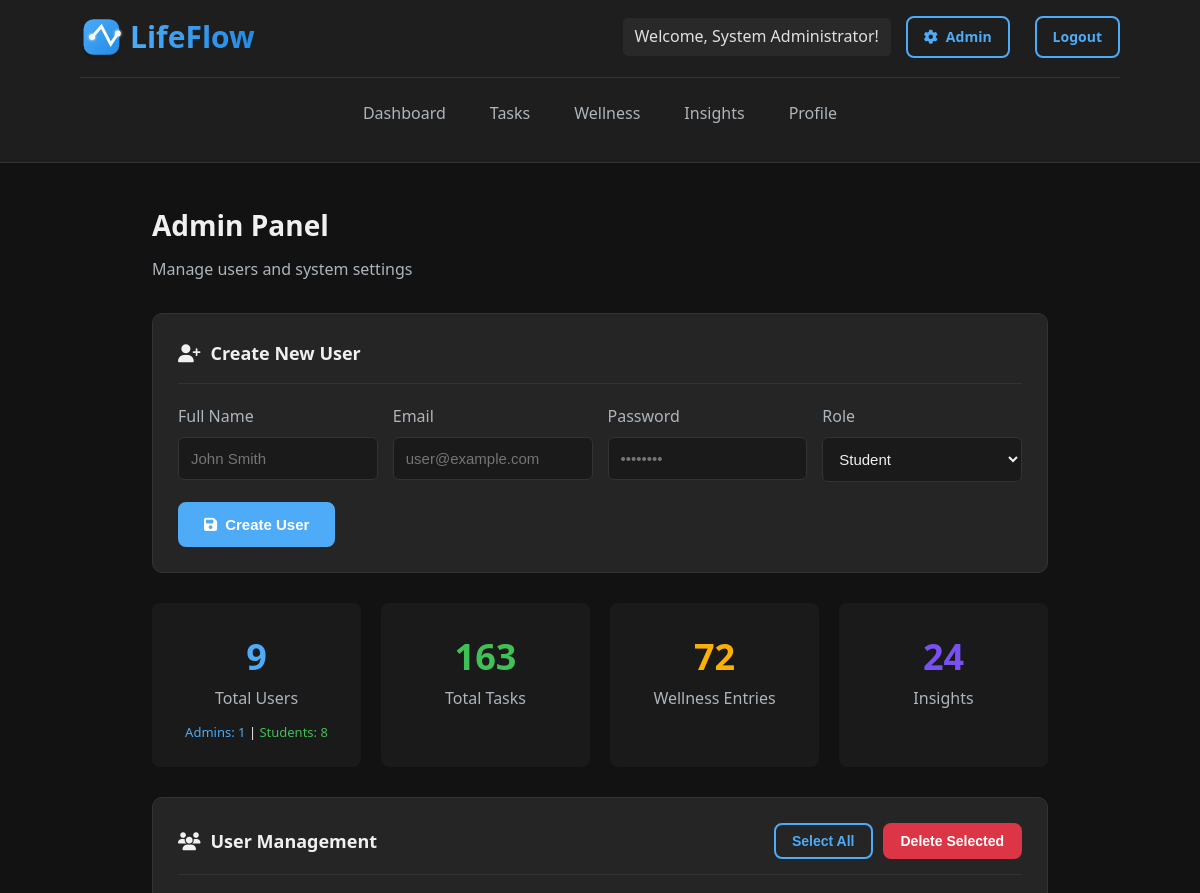
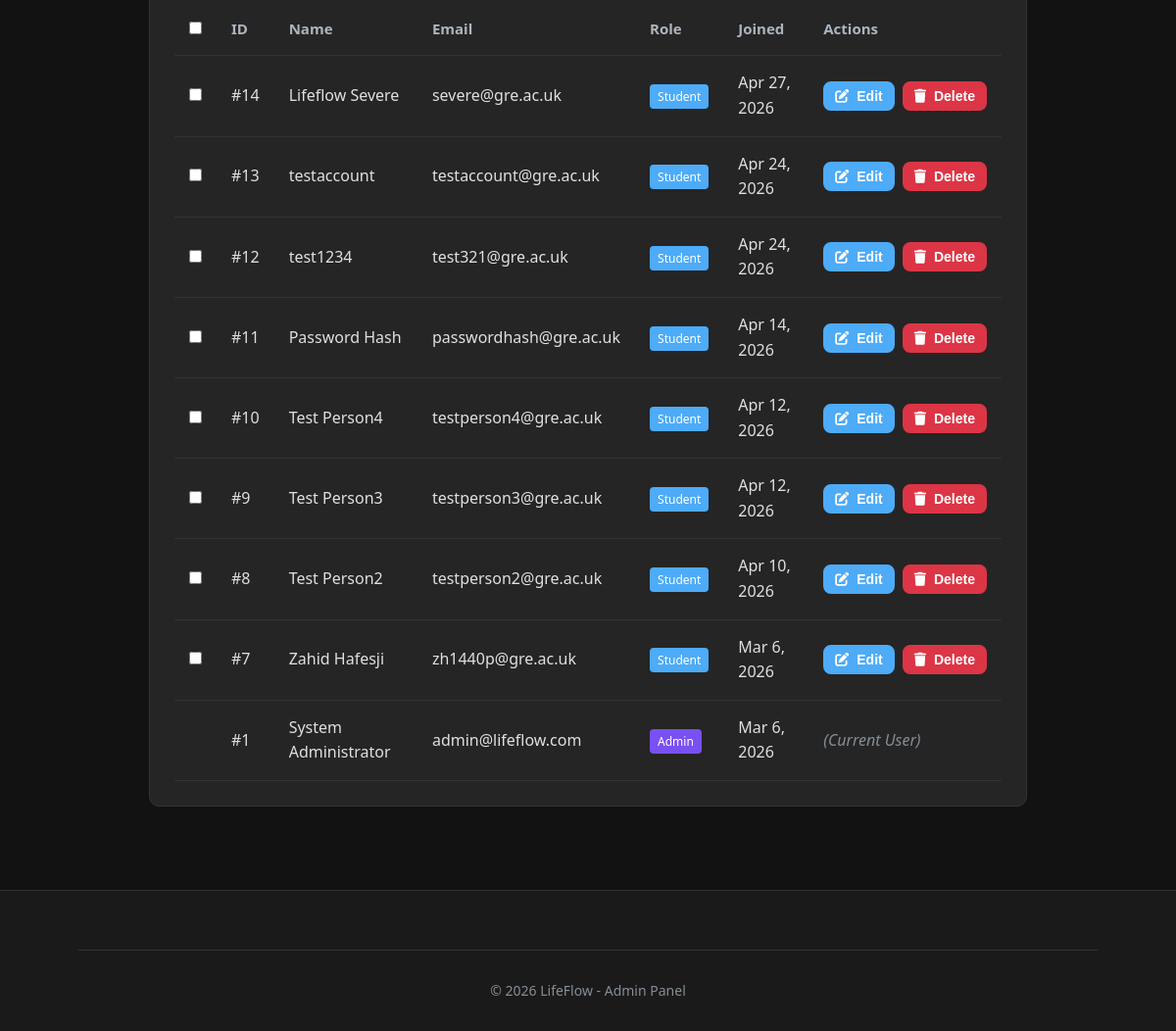
/admin.php (signed in), run on the app's committed database (2 pictures, top to bottom).
### tables this page shows
CREATE TABLE `users` (`user_id`, `full_name`, `email`, `password_hash`, `role`, `created_at`, `updated_at`);

### admin.php (called while the page is built, shortened)
<?php
require_once 'includes/session.php';
$stmt = $pdo->query("SELECT * FROM users ORDER BY created_at DESC");
$users = $stmt->fetchAll();
$totalUsers = count($users);
$adminCount = count(array_filter($users, function($u) { return $u['role'] === 'admin'; }));
$studentCount = $totalUsers - $adminCount;
$stmt = $pdo->query("SELECT COUNT(*) as count FROM tasks");
$totalTasks = $stmt->fetch()['count'];
$stmt = $pdo->query("SELECT COUNT(*) as count FROM wellness_entries");
$totalWellness = $stmt->fetch()['count'];
$stmt = $pdo->query("SELECT COUNT(*) as count FROM correlation_insights");
$totalInsights = $stmt->fetch()['count'];
include 'templates/dashboard-header.php';
include 'templates/admin-content.php';
include 'templates/dashboard-footer.php';
?>

### templates/admin-content.php (the view, shortened to what this page needs)
<div class="container">
    <h2>Admin Panel</h2>
    <p style="color:#adb5bd; margin-bottom:30px;">Manage users and system settings</p>
    <div class="card" style="margin-bottom: 30px;">
        <div class="card-header">
            <h3 class="card-title"><i class="fas fa-user-plus"></i> Create New User</h3>
        </div>
        <form method="POST" action="admin.php">
            <div style="display: grid; grid-template-columns: repeat(4, 1fr); gap: 15px;">
                <div>
                    <label style="display: block; margin-bottom: 8px; color: #adb5bd;">Full Name</label>
                    <input type="text" name="new_full_name" class="form-input" placeholder="John Smith" required>
                </div>
                <div>
                    <label style="display: block; margin-bottom: 8px; color: #adb5bd;">Email</label>
                    <input type="email" name="new_email" class="form-input" placeholder="user@example.com" required>
                </div>
                <div>
                    <label style="display: block; margin-bottom: 8px; color: #adb5bd;">Password</label>
                    <input type="password" name="new_password" class="form-input" placeholder="••••••••" required>
                </div>
                <div>
                    <label style="display: block; margin-bottom: 8px; color: #adb5bd;">Role</label>
                    <select name="new_role" class="form-input">
                        <option value="student">Student</option>
                    </select>
                </div>
            </div>
            <button type="submit" name="create_user" class="btn btn-primary" style="margin-top: 20px;">
                <i class="fas fa-save"></i> Create User
            </button>
        </form>
    </div>
    <div style="display: grid; grid-template-columns: repeat(4, 1fr); gap: 20px; margin-bottom: 30px;">
        <div style="background: #1a1a1a; padding: 25px; border-radius: 8px; text-align: center;">
            <div style="font-size: 36px; color: #4dabf7; font-weight: bold;"><?php echo $totalUsers ?? 0; ?></div>
            <div style="color: #adb5bd;">Total Users</div>
            <div style="margin-top: 10px; font-size: 13px;">
                <span style="color: #4dabf7;">Admins: <?php echo $adminCount ?? 0; ?></span> |
                <span style="color: #40c057;">Students: <?php echo $studentCount ?? 0; ?></span>
            </div>
        </div>
        <div style="background: #1a1a1a; padding: 25px; border-radius: 8px; text-align: center;">
            <div style="font-size: 36px; color: #40c057; font-weight: bold;"><?php echo $totalTasks ?? 0; ?></div>
            <div style="color: #adb5bd;">Total Tasks</div>
        </div>
        <div style="background: #1a1a1a; padding: 25px; border-radius: 8px; text-align: center;">
            <div style="font-size: 36px; color: #fab005; font-weight: bold;"><?php echo $totalWellness ?? 0; ?></div>
            <div style="color: #adb5bd;">Wellness Entries</div>
        </div>
        <div style="background: #1a1a1a; padding: 25px; border-radius: 8px; text-align: center;">
            <div style="font-size: 36px; color: #7950f2; font-weight: bold;"><?php echo $totalInsights ?? 0; ?></div>
            <div style="color: #adb5bd;">Insights</div>
        </div>
    </div>
    <div class="card">
        <div class="card-header" style="display: flex; justify-content: space-between; align-items: center;">
            <h3 class="card-title"><i class="fas fa-users"></i> User Management</h3>
            <div style="display: flex; gap: 10px;">
                <button onclick="selectAllUsers()" class="btn btn-small btn-outline">Select All</button>
                <button onclick="bulkDeleteUsers()" class="btn btn-small btn-danger">Delete Selected</button>
            </div>
        </div>
        <table class="table" style="width: 100%; margin-top: 20px;">
            <thead>
                <tr>
                    <th style="width: 30px;"><input type="checkbox" id="selectAllCheckbox" onclick="toggleAllCheckboxes()"></th>
                    <th>ID</th>
                    <th>Name</th>
                    <th>Email</th>
                    <th>Role</th>
                    <th>Joined</th>
                    <th style="width: 150px;">Actions</th>
                </tr>
            </thead>
            <tbody>
                <?php foreach ($users as $user): ?>
                <tr id="user-row-<?php echo $user['user_id']; ?>">
                    <td>
                        <?php if ($user['user_id'] != $_SESSION['user_id']): ?>
                            <input type="checkbox" class="user-checkbox" value="<?php echo $user['user_id']; ?>">
                        <?php endif; ?>
                    </td>
                    <td>#<?php echo $user['user_id']; ?></td>
                    <td><?php echo htmlspecialchars($user['full_name']); ?></td>
                    <td><?php echo htmlspecialchars($user['email']); ?></td>
                    <td>
                        <span style="background: <?php echo $user['role'] === 'admin' ? '#7950f2' : '#4dabf7'; ?>; color: white; padding: 4px 8px; border-radius: 4px; font-size: 12px;">
                            <?php echo ucfirst($user['role']); ?>
                        </span>
                    </td>
                    <td><?php echo date('M j, Y', strtotime($user['created_at'])); ?></td>
                    <td>
                        <div style="display: flex; gap: 8px;">
                            <?php if ($user['user_id'] != $_SESSION['user_id']): ?>
                                <button onclick="openEditModal(<?php echo $user['user_id']; ?>, '<?php echo addslashes($user['full_name']); ?>', '<?php echo $user['email']; ?>', '<?php echo $user['role']; ?>')"
                                        class="btn btn-small btn-primary" style="padding: 5px 10px;">
                                    <i class="fas fa-edit"></i> Edit
                                </button>
                                <form method="POST" style="display: inline;" onsubmit="return confirm('Are you sure you want to delete this user? This will delete all their data.');">
                                    <button type="submit" name="delete_user" class="btn btn-small btn-danger" style="padding: 5px 10px;">
                                        <i class="fas fa-trash"></i> Delete
                                    </button>
                                </form>
                            <?php else: ?>
                                <span style="color: #868e96; font-style: italic;">(Current User)</span>
                            <?php endif; ?>
                        </div>
                    </td>
                </tr>
                <?php endforeach; ?>
            </tbody>
        </table>
    </div>
</div>

### assets/css/styles.css (style rules this page uses)
* { margin: 0; padding: 0; box-sizing: border-box; }
body { background: #121212; color: #f0f0f0; font-family: 'Segoe UI', Tahoma, Geneva, Verdana, sans-serif; line-height: 1.6; min-height: 100vh; }
.container { width: 90%; max-width: 1200px; margin: 0 auto; padding: 0 20px; }
.btn { padding: 12px 24px; border: none; border-radius: 8px; cursor: pointer; font-weight: 600; font-size: 15px; text-decoration: none; display: inline-flex; align-items: center; justify-content: center; gap: 8px; transition: all 0.2s; }
.btn-primary { background: #4dabf7; color: white; border: 2px solid #4dabf7; }
.btn-outline { background: transparent; color: #4dabf7; border: 2px solid #4dabf7; }
.btn-danger { background: #dc3545; color: white; border: 2px solid #dc3545; }
.btn-small { padding: 8px 16px; font-size: 14px; }
.card { background: #252525; padding: 25px; border-radius: 10px; border: 1px solid #333; margin-bottom: 25px; }
.card-header { border-bottom: 1px solid #333; padding-bottom: 15px; margin-bottom: 20px; }
.card-title { color: #f0f0f0; font-size: 18px; display: flex; align-items: center; gap: 10px; font-weight: 600; }
.dashboard-main h2 { color: #f0f0f0; margin-bottom: 10px; font-size: 28px; font-weight: 700; }
.form-input { width: 100%; padding: 12px; background: #1a1a1a; border: 1px solid #333; border-radius: 6px; color: #f0f0f0; font-size: 15px; }
.table { width: 100%; border-collapse: collapse; }
.table th, .table td { padding: 15px; text-align: left; border-bottom: 1px solid #333; }
.table th { color: #adb5bd; font-weight: 600; font-size: 15px; }
.table td { color: #e0e0e0; }

### data on the page
users: user "14", full_name "Lifeflow Severe", email "severe@gre.ac.uk", role "Student", created_at "Apr 27, 2026"
users: user "13", full_name "testaccount", email "testaccount@gre.ac.uk", role "Student", created_at "Apr 24, 2026"
users: user "12", full_name "test1234", email "test321@gre.ac.uk", role "Student", created_at "Apr 24, 2026"
users: user "11", full_name "Password Hash", email "passwordhash@gre.ac.uk", role "Student", created_at "Apr 14, 2026"
users: user "10", full_name "Test Person4", email "testperson4@gre.ac.uk", role "Student", created_at "Apr 12, 2026"
users: user "9", full_name "Test Person3", email "testperson3@gre.ac.uk", role "Student", created_at "Apr 12, 2026"
users: user "8", full_name "Test Person2", email "testperson2@gre.ac.uk", role "Student", created_at "Apr 10, 2026"
users: user "7", full_name "Zahid Hafesji", email "zh1440p@gre.ac.uk", role "Student", created_at "Mar 6, 2026"
users: user "1", full_name "System Administrator", email "admin@lifeflow.com", role "Admin", created_at "Mar 6, 2026", shows "(Current User)"

### other printed values
$_SESSION['full_name'] "System Administrator"
$totalUsers "9"
$adminCount "1"
$studentCount "8"
$totalTasks "163"
$totalWellness "72"
$totalInsights "24"
$pageTitle "Admin Panel"
